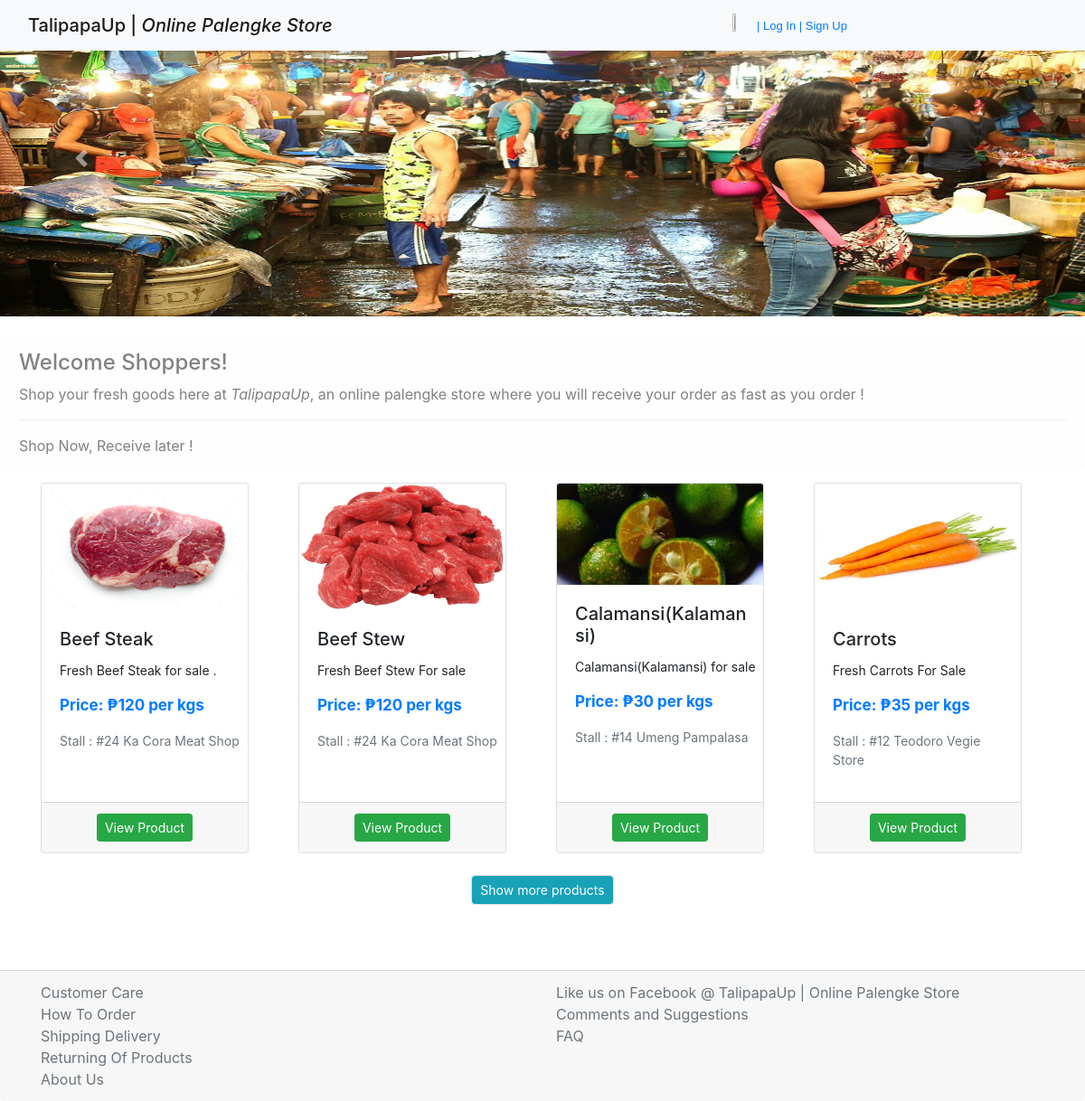
The page / on the database its author committed.
### products/models.py (models this page shows, shortened)
class Product(models.Model):
    measurements = (
        ('kgs', 'kgs'),
        ('pcs', 'pcs'),
    )
    mainimage = models.ImageField(upload_to = 'products/', blank = True)
    name = models.CharField(unique = True, max_length = 300)
    product_id = models.AutoField(primary_key = True)
    stall_address = models.ForeignKey(Stall, on_delete = models.CASCADE)
    category = models.ForeignKey(Category, on_delete = models.CASCADE)
    preview_text = models.TextField(max_length = 300, verbose_name = 'Preview Text')
    detail_text = models.TextField(max_length = 300, verbose_name = 'Detail Text')
    price = models.IntegerField()
    measurement = models.CharField(max_length = 100, choices=measurements)
    def get_absolute_detail(self):
        return f"products/list/{self.product_id}/"
    class Meta :
        verbose_name = 'Product'
        verbose_name_plural = 'Products'
        ordering = ['name',]

class Stall(models.Model):
    name_of_stall = models.CharField(max_length = 300)
    address = models.CharField(max_length = 300)
    def __str__(self):
        return self.name_of_stall

### products/views.py (the view)
# urls.py: path('', views.ProductHome.as_view(), name='homepage'),
class ProductHome(ListView):
    model = Product
    template_name = 'product/home.html'
    context_object_name = 'product'
    def get_context_data(self, **kwargs):
        context = super().get_context_data(**kwargs)
        context['filter'] = ProductFilter(self.request.GET, queryset=self.get_queryset())
        return context

### products/templates/product/home.html
{% extends 'base.html' %}
{% load static %}
{% block content %}
{% include 'carousel.html' %}
<br>
<div class="alert alert-light" role="alert">
  <h4 class="alert-heading">Welcome Shoppers!</h4>
      <p>Shop your fresh goods here at <em>TalipapaUp</em>, an online palengke store where you will receive your order as fast as you order !</p>
      <hr>
  <p class="mb-0">Shop Now, Receive later !</p>
</div>
<div class = 'container'>
        <div class = 'row justify-content-center mt-3'>
            {% for preview in product|slice:":4" %}
                 <div class="col-lg-3 col-md-6 mb-4 ">
                    <div class="card" style='width:230px; height:410px;'>
                      <img src="media/{{ preview.mainimage }}" class="card-img-top" alt="{{ preview.name }}" width='80' height="140">
                          <div class="list-text card-body" style="width: 15rem; height: 19rem; ">
                                <h5 class="card-title">{{ preview.name }}</h5>
                                <p class="card-text">{{ preview.preview_text }}</p>
                              <p class="price card-text text-primary font-weight-bold">Price:     ₱{{ preview.price }} per {{ preview.measurement }}
                              </p>
                              <p class="card-text text-muted">Stall : {{ preview.stall_address }}</p>
                          </div>
                         <div class='card-footer text-center'>
                            <a href="{{ preview.get_absolute_detail }}" class="btn btn-success btn-sm" >View Product</a>
                        </div>
                    </div>
                </div>
               {% endfor %}
                  <div class="card text-center">
                            <a href="{% url 'products:list_of_product' %}" class="btn btn-info btn-sm" >Show more products</a>
                        </div>
        </div>
    </div>
{% endblock %}

### templates/base.html (shortened to what this page needs)
{% load static %}
<!doctype html>
<html lang="en">
  <head>
      <link rel='stylesheet' type = "text/css" href = "{% static 'css/style.css' %}">
    <link rel="stylesheet" href="https://stackpath.bootstrapcdn.com/bootstrap/4.3.1/css/bootstrap.min.css">
  </head>
  <body>
        <header>
            {% include "navbar.html" %}
        </header>
        {% block content %}
        {% endblock %}
      <br>
      <br>
      <br>
    <footer>
    <div class="card-footer">
        <div class="container">
            <div class="row">
                <div class="col">
                    <ul class="list-group">
                        <a href="{% url 'products:homepage' %}" class="text-muted">Customer Care</a>
                        <a href="" class="text-muted">How To Order</a>
                        <a href="" class="text-muted">Shipping Delivery</a>
                        <a href="" class="text-muted">Returning Of Products</a>
                        <a href="" class="text-muted">About Us</a>
                    </ul>
                </div>
                <div class="col">
                    <ul class="list-group">
                        <a href="" class="text-muted">Like us on Facebook @ TalipapaUp | Online Palengke Store</a>
                        <a href="" class="text-muted">Comments and Suggestions</a>
                        <a href="" class="text-muted">FAQ</a>
                    </ul>
                </div>
            </div>
        </div>
  </div>
</footer>
    <link rel="stylesheet" href="https://cdnjs.cloudflare.com/ajax/libs/jquery-modal/0.9.1/jquery.modal.min.css" />
  </body>
</html>

### templates/navbar.html (shortened to what this page needs)
{% load static %}
    <div class="container">
            <div class="row">
                <nav class="navbar navbar-light bg-light navbar-expand-md fixed-top ">
                <div class="col-11 col-md-8">
                    <a class="navbar-brand mb-0 h1" href="{% url 'products:homepage' %}">TalipapaUp | <em>Online Palengke Store</em></a>
                </div>
                <div class="col-8 col-md-5">
                        <img src="{% static 'images/cart.png' %}" width="5%" height="5%">
                      <a href="login/" class='authenticity'>| Log In </a>
                      <a href="" class='authenticity'>| Sign Up</a>
                </div>
            </div>
        </div>

### templates/carousel.html (shortened to what this page needs)
{% load static %}
<div id="carouselExampleIndicators" class="carousel slide" data-ride="carousel">
  <ol class="carousel-indicators">
    <li data-target="#carouselExampleIndicators" data-slide-to="0" class="active"></li>
    <li data-target="#carouselExampleIndicators" data-slide-to="1"></li>
    <li data-target="#carouselExampleIndicators" data-slide-to="2"></li>
    <li data-target="#carouselExampleIndicators" data-slide-to="3"></li>
    <li data-target="#carouselExampleIndicators" data-slide-to="4"></li>
    <li data-target="#carouselExampleIndicators" data-slide-to="5"></li>
  </ol>
  <div class="carousel-inner">
    <div class="carousel-item active">
      <img src="{% static 'images/palengke.jpg' %}" class="d-block w-100" alt="..." height='350'>
    </div>
  </div>
  <a class="carousel-control-prev" href="#carouselExampleIndicators" role="button" data-slide="prev">
    <span class="carousel-control-prev-icon" aria-hidden="true"></span>
  </a>
  <a class="carousel-control-next" href="#carouselExampleIndicators" role="button" data-slide="next">
    <span class="carousel-control-next-icon" aria-hidden="true"></span>
  </a>
</div>

### products/static/css/style.css (style rules this page uses)
.card-text { font-size: 14px; }
.price { font-size: 17px; }
.list-text { font-size: 12px; }
.authenticity { font-family: 'Arial'; font-size: 13px; }

### rows shown on the page
Product: mainimage (picture), name "Beef Steak", preview_text "Fresh Beef Steak for sale .", price "120", measurement "kgs", stall_address "#24 Ka Cora Meat Shop"
Product: mainimage (picture), name "Beef Stew", preview_text "Fresh Beef Stew For sale", price "120", measurement "kgs", stall_address "#24 Ka Cora Meat Shop"
Product: mainimage (picture), name "Calamansi(Kalamansi)", preview_text "Calamansi(Kalamansi) for sale", price "30", measurement "kgs", stall_address "#14 Umeng Pampalasa"
Product: mainimage (picture), name "Carrots", preview_text "Fresh Carrots For Sale", price "35", measurement "kgs", stall_address "#12 Teodoro Vegie Store"
